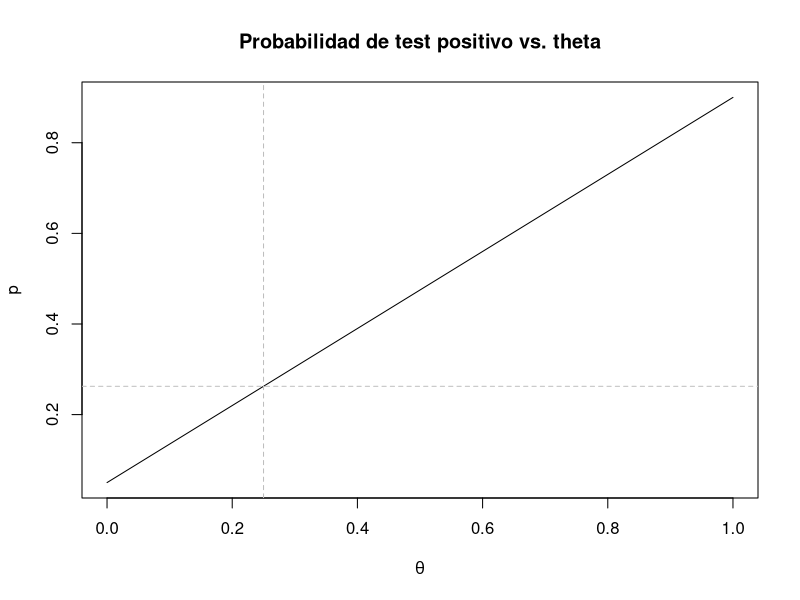
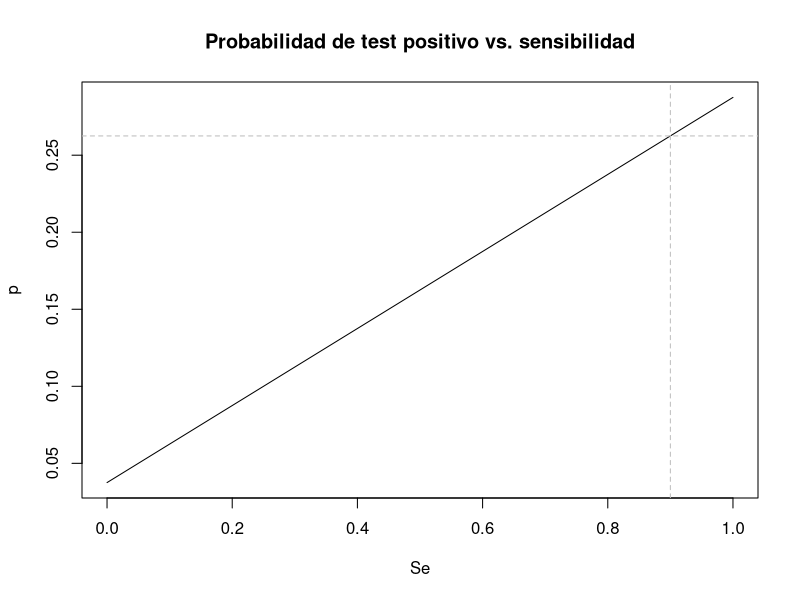
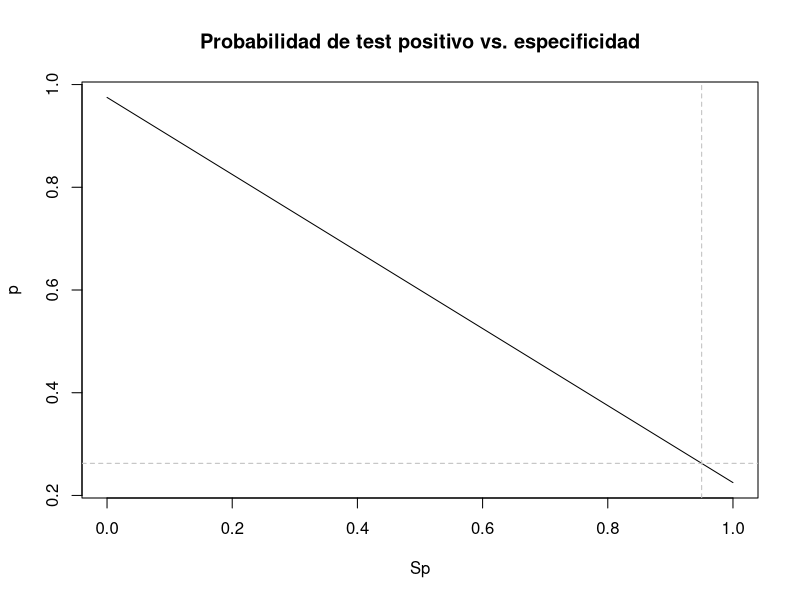
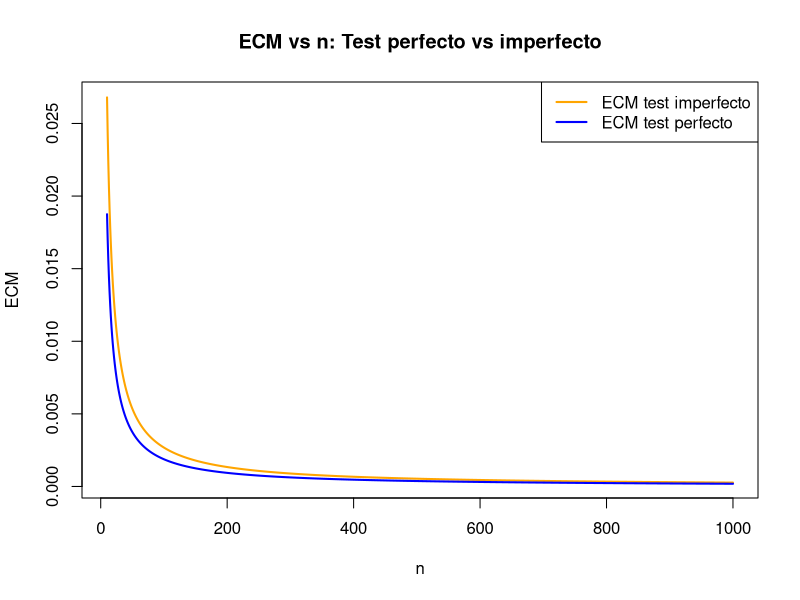
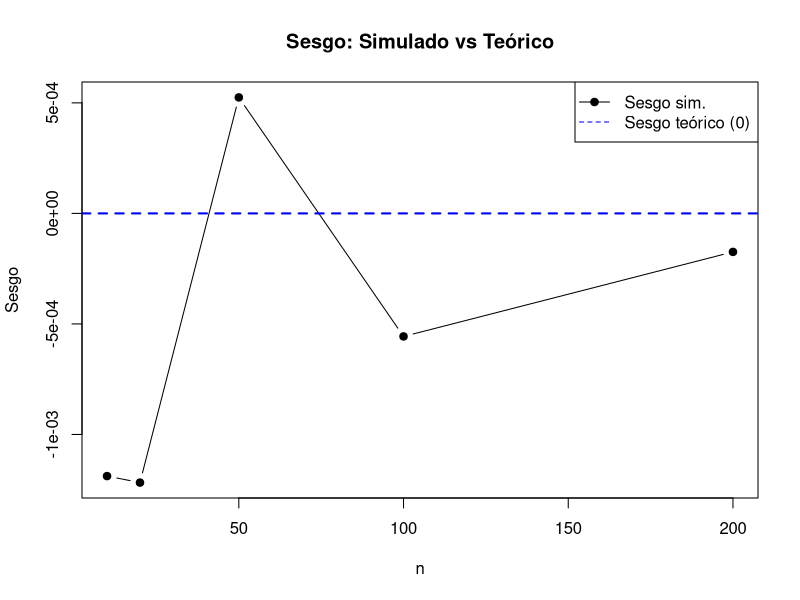
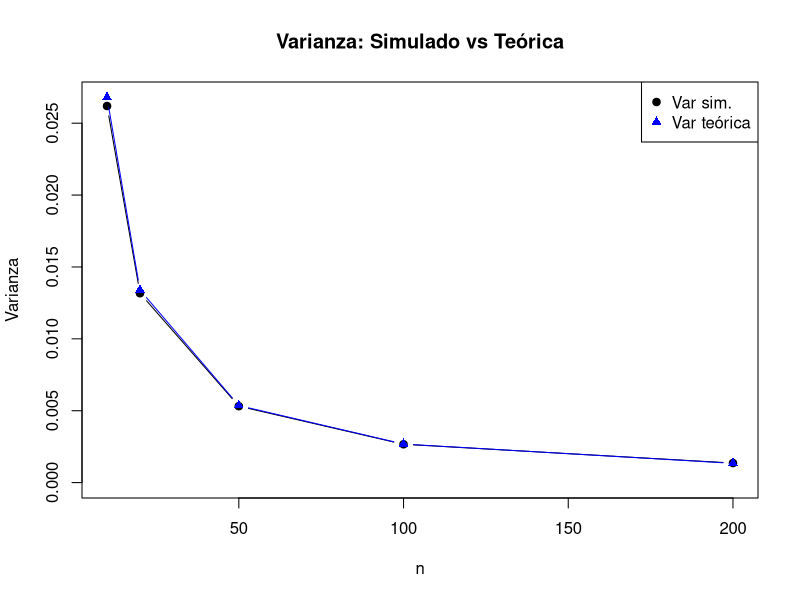
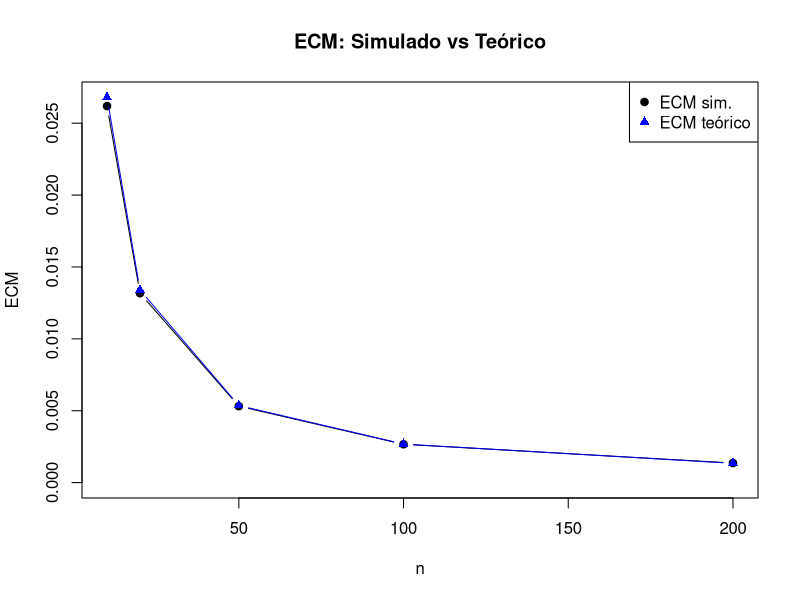

Generate these figures, in order, with R:
## ---- chunk 1
set.seed(43)

tita <- 0.25
ns <- c(10, 20, 50, 100, 1000, 10000) #valores de n para los cuales vamos a evaluar la cobertura
Nrep <- 5000                          #empirica
z <- qnorm(0.975)

cubrimientoN <- 0

for (j in seq_along(ns)){
  n <- ns[j]
  cubrimiento <- 0
  
  for(i in 1:Nrep){                                         #repito el experimento 5000 veces.
    muestra <- rbinom(1,n,tita)
    
    estTita <- muestra/n
    termino <- z * sqrt((estTita*(1-estTita))/n)
    intervalo <- c(estTita - termino, estTita + termino)
    
    cubrimiento[i] <- intervalo[1] <= tita && tita <= intervalo[2]
  }
  
  cubrimientoN[j] <- mean(cubrimiento)                  #promedio de veces que el valor real de 
                                                        #tita cayó en el intervalo.
}

cubrimientoEmpirico <- data.frame(n = ns, cubrimiento = cubrimientoN)
## ---- chunk 2
## Valores fijos
Se_fijo  <- 0.9
Sp_fijo  <- 0.95
theta_fijo <- 0.25

## a
theta_grid <- seq(0, 1, length.out = 1000)
p_theta <- Se_fijo * theta_grid + (1 - Sp_fijo) * (1 - theta_grid)

plot(theta_grid, p_theta, type = "l",
     xlab = expression(theta),
     ylab = "p",
     main = "Probabilidad de test positivo vs. theta")
abline(v = theta_fijo, col = "gray", lty = 2)
abline(h = Se_fijo * theta_fijo + (1 - Sp_fijo) * (1 - theta_fijo),
       col = "gray", lty = 2)

## b
Se_grid <- seq(0, 1, length.out = 1000)
p_Se <- Se_grid * theta_fijo + (1 - Sp_fijo) * (1 - theta_fijo)

plot(Se_grid, p_Se, type = "l",
     xlab = "Se",
     ylab = "p",
     main = "Probabilidad de test positivo vs. sensibilidad")
abline(v = Se_fijo, col = "gray", lty = 2)
abline(h = Se_fijo * theta_fijo + (1 - Sp_fijo) * (1 - theta_fijo),
       col = "gray", lty = 2)

## c
Sp_grid <- seq(0, 1, length.out = 1000)
p_Sp <- Se_fijo * theta_fijo + (1 - Sp_grid) * (1 - theta_fijo)

plot(Sp_grid, p_Sp, type = "l",
     xlab = "Sp",
     ylab = "p",
     main = "Probabilidad de test positivo vs. especificidad")
abline(v = Sp_fijo, col = "gray", lty = 2)
abline(h = Se_fijo * theta_fijo + (1 - Sp_fijo) * (1 - theta_fijo),
       col = "gray", lty = 2)

## ---- chunk 3

# Parámetros
tita <- 0.25
Se <- 0.9
Sp <- 0.95

# p real del test imperfecto
p <- (Se + Sp - 1)*tita + (1 - Sp)

# Rango de n
ns <- 10:1000

# ECM del test perfecto
ECM_perfecto <- tita*(1 - tita) / ns

# ECM del test imperfecto 
ECM_imperfecto <- p*(1 - p) / (ns * (Se + Sp - 1)^2)

# Gráfico
plot(ns, ECM_imperfecto,
     type="l", col="orange", lwd=2,
     xlab="n", ylab="ECM",
     main="ECM vs n: Test perfecto vs imperfecto")

lines(ns, ECM_perfecto, col="blue", lwd=2)

legend("topright",
       legend=c("ECM test imperfecto", "ECM test perfecto"),
       col=c("orange", "blue"), lwd=2)

## ---- chunk 4
R <- 10000
ns <- c(10, 20, 50, 100, 200) 


# Función estimador de momentos
tita_corregida <- function(p_hat, Se, Sp) {
  (p_hat - (1 - Sp)) / (Se + Sp - 1)
}

# resultados
resultados_imp <- data.frame(
  n = ns,
  bias_sim = NA,
  var_sim  = NA,
  ecm_sim  = NA,
  var_teo  = NA,
  ecm_teo  = NA
)


for (i in seq_along(ns)) {
  n <- ns[i]
  est_imp <- numeric(R)
  
  for (r in 1:R) {
    # generar Y y T condicional en Y
    Y <- rbinom(n, 1, tita)
    probs_T <- ifelse(Y == 1, Se, 1 - Sp)
    T <- rbinom(n, 1, probs_T)
    
    p_hat <- mean(T)
    est_imp[r] <- tita_corregida(p_hat, Se, Sp)
  }
  
  # cuantiles o recortes opcionales: truncar a [0,1] si querés:
  # est_imp <- pmin(pmax(est_imp, 0), 1)
  
  # estadísticos simulados
  bias_sim <- mean(est_imp) - tita
  var_sim  <- var(est_imp)
  ecm_sim  <- mean((est_imp - tita)^2)
  
  # valores teóricos (para el estimador corregido, Se,Sp conocidos)
  p_true <- (Se + Sp - 1) * tita + (1 - Sp)   # P(T=1)
  denom  <- Se + Sp - 1
  var_teo <- (p_true * (1 - p_true)) / (n * denom^2)
  ecm_teo <- var_teo   # insesgado => ECM = Var
  
  # guardar
  resultados_imp$bias_sim[i] <- bias_sim
  resultados_imp$var_sim[i]  <- var_sim
  resultados_imp$ecm_sim[i]  <- ecm_sim
  resultados_imp$var_teo[i]  <- var_teo
  resultados_imp$ecm_teo[i]  <- ecm_teo
}



## ---- chunk 5

## SESGO (teórico = 0)
plot(resultados_imp$n, resultados_imp$bias_sim,
     type="b", pch=19,
     xlab="n", ylab="Sesgo",
     main="Sesgo: Simulado vs Teórico",
     ylim=c(min(resultados_imp$bias_sim), max(resultados_imp$bias_sim)))

# línea de sesgo teórico = 0
abline(h = 0, col="blue", lwd=2, lty=2)

legend("topright",
       legend=c("Sesgo sim.", "Sesgo teórico (0)"),
       col=c("black","blue"), pch=c(19, NA), lty=c(1,2))

## ---- chunk 6

## VARIANZA
plot(resultados_imp$n, resultados_imp$var_sim,
     type="b", pch=19,
     xlab="n", ylab="Varianza",
     main="Varianza: Simulado vs Teórica",
     ylim=c(0, max(resultados_imp$var_sim, resultados_imp$var_teo)))

lines(resultados_imp$n, resultados_imp$var_teo,
      type="b", pch=17, col="blue")

legend("topright",
       legend=c("Var sim.", "Var teórica"),
       col=c("black","blue"), pch=c(19,17))


## ---- chunk 7

## ECM
plot(resultados_imp$n, resultados_imp$ecm_sim,
     type="b", pch=19,
     xlab="n", ylab="ECM",
     main="ECM: Simulado vs Teórico",
     ylim=c(0, max(resultados_imp$ecm_sim, resultados_imp$ecm_teo)))

lines(resultados_imp$n, resultados_imp$ecm_teo,
      type="b", pch=17, col="blue")

legend("topright",
       legend=c("ECM sim.", "ECM teórico"),
       col=c("black","blue"), pch=c(19,17))
